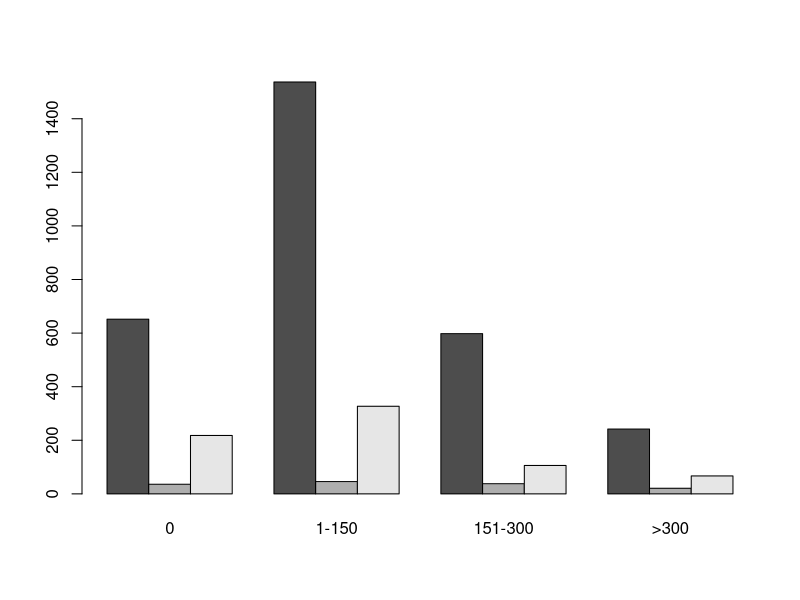
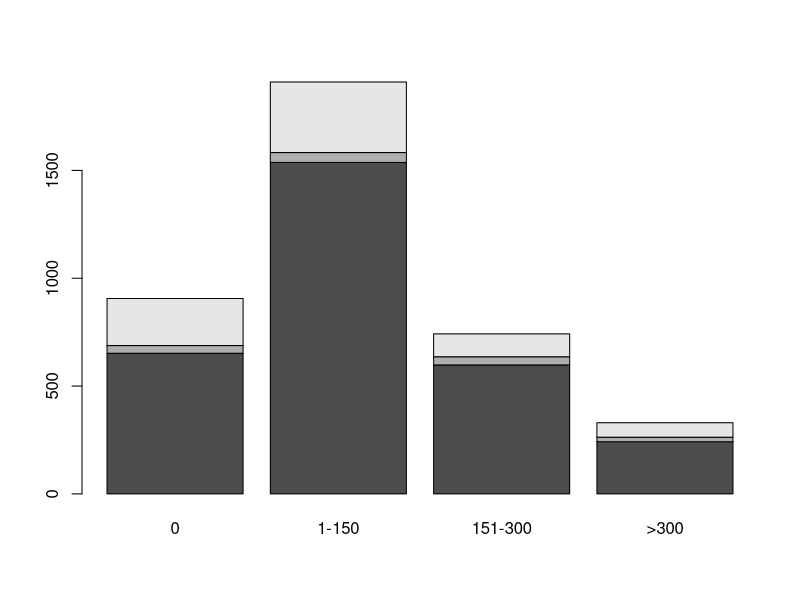
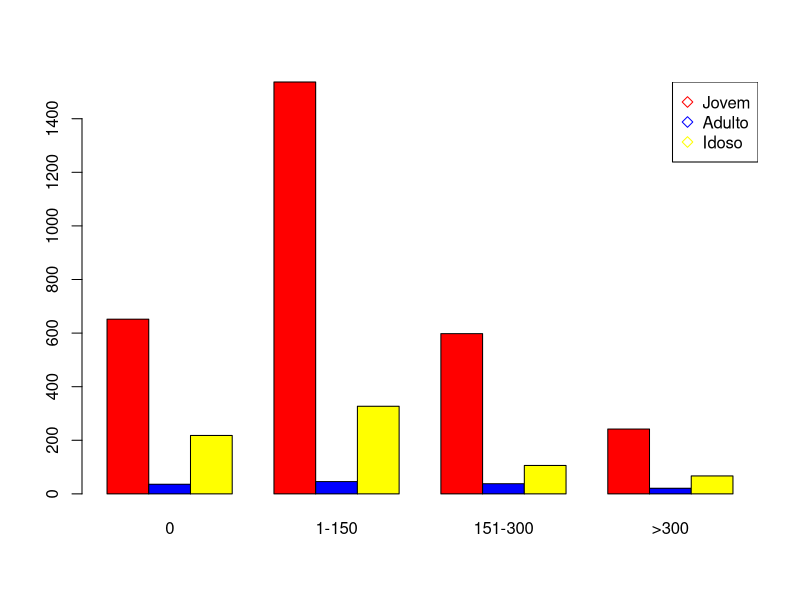
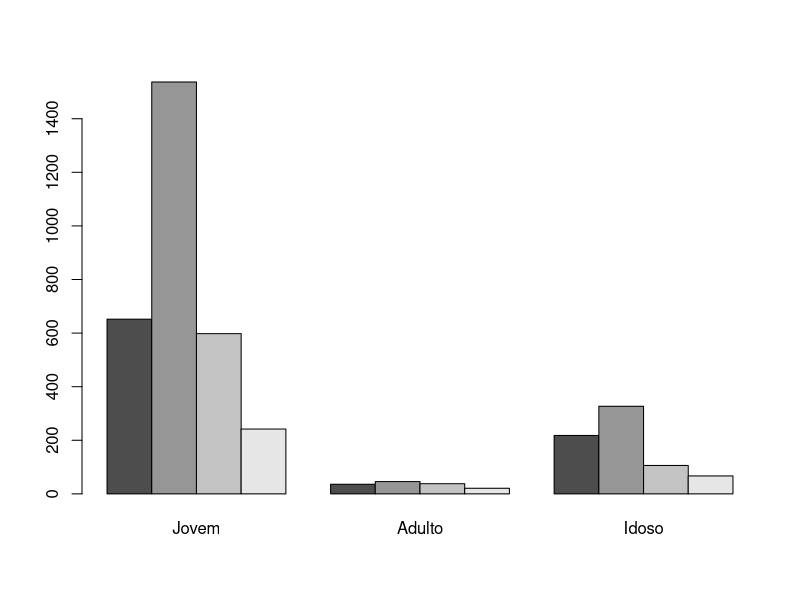

The R script that drew these images, in order:
# Introdução à Linguagem R

getwd()

# BarPlots - Gráficos de Barras

# Gráfico de barras DIFERENTE de Histograma

# Tipo de gráfico simples e muito utilizado!

# Construindo os dados - número de frequentadores de uma loja Z

dados = matrix(c(652, 1537, 598, 242, 36, 46, 38, 21, 218, 327, 106, 67), nrow = 3, byrow = T)
dados

# Nomeando as linhas e colunas da matriz

colnames(dados) = c('0', '1-150', '151-300', '>300')
rownames(dados) = c('Jovem', 'Adulto', 'Idoso')

dados

# Construindo o gráfico de barras

barplot(dados, beside = T)
#beside - ao lado, isto é, uma barra para cada faixa

# sem o beside
barplot(dados)
#stacked bar - empilhado, cada barra contem mais de uma informação

barplot(dados, col = c('red', 'blue', 'yellow'), beside = T)
legend('topright', pch = 5, col = c('red', 'blue', 'yellow'), legend = c('Jovem', 'Adulto', 'Idoso'))

colors()

# Conseguimos inverter as posições de faixa etária e faixa de quantidade
barplot(t(dados), beside = T)
